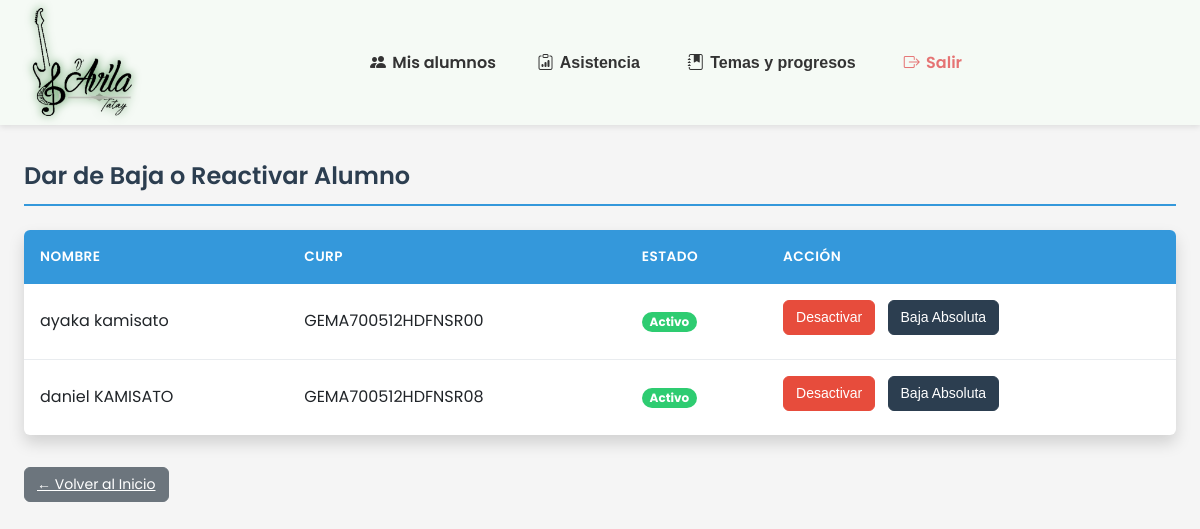
/bajas.php, run on an earlier commit of the app's database.
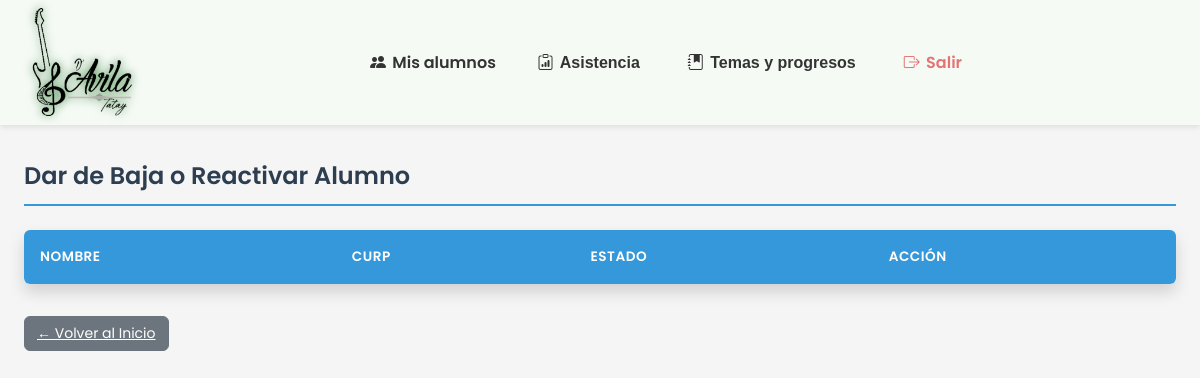
And on a later commit of the database.
### tables this page shows
CREATE TABLE `alumnos` (
  `curp` varchar(18) NOT NULL,
  `nombre` varchar(50) NOT NULL,
  `apellidos` varchar(100) NOT NULL,
  `nombre_tutor` varchar(100) DEFAULT NULL,
  `fecha_nacimiento` date NOT NULL,
  `telefono` varchar(15) DEFAULT NULL,
  `mensualidad` decimal(10,2) NOT NULL DEFAULT 0.00,
  `activo` tinyint(1) DEFAULT 1,
  `fecha_registro` timestamp NOT NULL DEFAULT current_timestamp(),
  PRIMARY KEY (`curp`)
);

### bajas.php (the view, shortened to what this page needs)
<?php
require_once __DIR__ . '/includes/bd.php';
$alumnos = $conexion->query("SELECT curp, nombre, apellidos, activo FROM alumnos ORDER BY nombre, apellidos");
?>
<!DOCTYPE html>
<html lang="es">
<head>
</head>
<body>
  <?php include 'navbar.php'; ?>
  <main>
    <h2>Dar de Baja o Reactivar Alumno</h2>
    <div class="table-responsive">
      <table>
        <thead>
          <tr>
            <th>Nombre</th>
            <th>CURP</th>
            <th>Estado</th>
            <th>Acción</th>
          </tr>
        </thead>
        <tbody>
          <?php while ($alumno = $alumnos->fetch_assoc()): ?>
            <tr class="<?= !$alumno['activo'] ? 'inactive' : '' ?>">
              <td><?= htmlspecialchars($alumno['nombre'] . ' ' . $alumno['apellidos']) ?></td>
              <td><?= htmlspecialchars($alumno['curp']) ?></td>
              <td>
                <?php if ($alumno['activo']): ?>
                  <span class="badge active">Activo</span>
                <?php else: ?>
                  <span class="badge inactive">Inactivo</span>
                <?php endif; ?>
              </td>
              <td>
                <?php if ($alumno['activo']): ?>
                  <button class="btn btn-danger btn-toggle-estado" data-curp="<?= htmlspecialchars($alumno['curp']) ?>"
                    data-estado="0">
                    Desactivar
                  </button>
                <?php endif; ?>
                <button class="btn btn-dark btn-baja-absoluta" data-curp="<?= htmlspecialchars($alumno['curp']) ?>">
                  Baja Absoluta
                </button>
              </td>
            </tr>
          <?php endwhile; ?>
        </tbody>
      </table>
    </div>
    <a href="lista_alumnos.php" class="btn btn-secondary">← Volver al Inicio</a>
  </main>
</body>
</html>

### navbar.php (shortened to what this page needs)
<!DOCTYPE html>
<html lang="es">
<head>
  <link href="https://cdn.jsdelivr.net/npm/bootstrap-icons@1.10.5/font/bootstrap-icons.css" rel="stylesheet" />
</head>
<body>
  <nav class="navbar" role="navigation" aria-label="Menú principal">
    <a href="#" class="navbar-logo" aria-label="Inicio">
      <img src="musiclogo.png" alt="Logo" width="100" height="auto" />
    </a>
    <ul class="navbar-menu" id="navbarMenu">
      <li><a href="lista_alumnos.php"><i class="bi bi-people-fill"></i> Mis alumnos</a></li>
      <li class="nav-dropdown">
        <button class="dropdown-toggle" aria-expanded="false" aria-controls="submenuAsistencia" aria-haspopup="true">
          <i class="bi bi-clipboard-data"></i> Asistencia <i class=""></i>
        </button>
      </li>
      <li class="nav-dropdown">
        <button class="dropdown-toggle" aria-expanded="false" aria-controls="submenuGestionTemas2" aria-haspopup="true">
          <i class="bi bi-journal-bookmark-fill"></i> Temas y progresos <i class=""></i>
        </button>
      </li>
      <li><a href="logout.php" style="color: #e57373;"><i class="bi bi-box-arrow-right"></i> Salir</a></li>
    </ul>
  </nav>
</body>
</html>

### bajas.php (style rules this page uses)
:root { --primary-color: #3498db; --secondary-color: #2c3e50; --success-color: #2ecc71; --danger-color: #e74c3c; --warning-color: #f39c12; --info-color: #1abc9c; --light-color: #ecf0f1; --dark-color: #34495e; --white: #ffffff; --gray-light: #f8f9fa; --gray-medium: #e9ecef; --gray-dark: #6c757d; --border-radius: 0.375rem; --box-shadow: 0 0.5rem 1rem rgba(0, 0, 0, 0.15); --transition: all 0.3s ease; }
* { box-sizing: border-box; margin: 0; padding: 0; }
body { font-family: 'Segoe UI', Tahoma, Geneva, Verdana, sans-serif; line-height: 1.6; color: #212529; background-color: #f5f5f5; padding-bottom: 2rem; }
main { max-width: 1200px; margin: 2rem auto; padding: 0 1.5rem; }
h2 { color: var(--secondary-color); margin-bottom: 1.5rem; padding-bottom: 0.5rem; border-bottom: 2px solid var(--primary-color); font-weight: 600; }
.table-responsive { width: 100%; overflow-x: auto; box-shadow: var(--box-shadow); border-radius: var(--border-radius); background-color: var(--white); margin-bottom: 2rem; }
table { width: 100%; border-collapse: collapse; }
thead { background-color: var(--primary-color); color: var(--white); }
th, td { padding: 1rem; text-align: left; vertical-align: middle; }
th { font-weight: 600; text-transform: uppercase; font-size: 0.85rem; letter-spacing: 0.5px; }
.btn { display: inline-block; font-weight: 400; text-align: center; white-space: nowrap; vertical-align: middle; user-select: none; border: 1px solid transparent; padding: 0.375rem 0.75rem; font-size: 0.875rem; line-height: 1.5; border-radius: var(--border-radius); transition: var(--transition); cursor: pointer; margin-right: 0.5rem; margin-bottom: 0.5rem; }
.btn-secondary { color: var(--white); background-color: var(--gray-dark); border-color: var(--gray-dark); }
tbody tr { border-bottom: 1px solid var(--gray-medium); transition: var(--transition); }
tbody tr:last-child { border-bottom: none; }
.badge { display: inline-block; padding: 0.35em 0.65em; font-size: 0.75em; font-weight: 700; line-height: 1; text-align: center; white-space: nowrap; vertical-align: baseline; border-radius: 50rem; }
.badge.active { background-color: var(--success-color); color: var(--white); }
.btn-danger { color: var(--white); background-color: var(--danger-color); border-color: var(--danger-color); }
.btn-dark { color: var(--white); background-color: var(--secondary-color); border-color: var(--secondary-color); }
tbody tr { animation: fadeIn 0.3s ease forwards; }
tbody tr:nth-child(odd) { animation-delay: 0.05s; }
tbody tr:nth-child(even) { animation-delay: 0.1s; }

### navbar.php (style rules this page uses)
body { font-family: 'Poppins', sans-serif; }
.navbar { display: flex; align-items: center; padding: 0.5rem 2rem; background-color: #f5faf5; position: relative; z-index: 1000; user-select: none; box-shadow: 0 2px 6px rgba(0, 0, 0, 0.1); }
.navbar-logo { margin-right: 2rem; flex-shrink: 0; }
.navbar-logo img { display: block; width: 100px; height: auto; object-fit: contain; filter: drop-shadow(0 0 5px #2e7d32); }
.navbar-menu { list-style: none; margin: 0; padding: 0; display: flex; gap: 1.2rem; flex-grow: 1; justify-content: center; align-items: center; }
.navbar-menu a, .nav-dropdown > button.dropdown-toggle { color: #333333; text-decoration: none; font-weight: 600; display: flex; align-items: center; gap: 0.4rem; padding: 0.4rem 0.7rem; border-radius: 6px; background: none; border: none; cursor: pointer; transition: background 0.3s, box-shadow 0.3s, color 0.3s; font-size: 1rem; }
.nav-dropdown { position: relative; }

What changed in the data, as far as the page shows it:
removed alumnos: nombre+apellidos "ayaka kamisato", curp "GEMA700512HDFNSR00", activo "Activo"
removed alumnos: nombre+apellidos "daniel KAMISATO", curp "GEMA700512HDFNSR08", activo "Activo"
